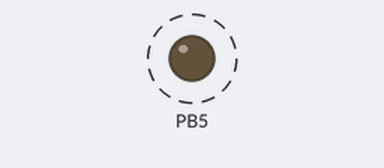
Bench run of a sketch on a simulated ATtiny85, built with avr-gcc and run on an emulated ATtiny85. On the bench: output pins drawn as LEDs (lit = HIGH). Dashed ring = blinking.

Above: at 0.5 s.
Timing chart, 0 to 4.7 s (numbered marks = the images above):
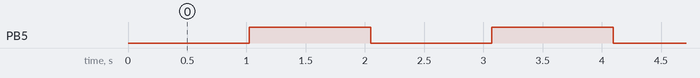

The sketch:

Listing_7.6.ino
```cpp
#include <avr/wdt.h>

void wdt_interrupts(uint8_t value) {

    // Save existing interrupt state.
    uint8_t oldSREG = SREG;

    // Set the WDP3-WDP0 bits for the prescaler.
    uint8_t wdt_setting;
    value = (value > 9) ? 9 : value;
    wdt_setting = (value > 7) ? (1 << WDP3) : 0;
    wdt_setting |= (value & 7);


    // Disable interrupts and reset WDT.
    //noInterrupts();
    wdt_reset();

    // Clear WDT restarted flag.
    MCUSR &= ~(1 << WDRF);

    // Do the timed sequence next.
    #if defined WDTCSR
        // ATmega168/328/2560 etc
        WDTCSR |= ((1 << WDCE) | (1 << WDE));
        WDTCSR = (wdt_setting | (1 << WDIE));

    #elif defined WDTCR
        // ATtiny25/45/85 etc
        WDTCR |= ((1 << WDCE) | (1 << WDE));
        WDTCR = (wdt_setting | (1 << WDIE));
    #else
        #error "Unknown WDT Control Register on your AVR."
    #endif

    // Put interrupts back as they were previously.
    SREG = oldSREG;
}

void setup() {
    wdt_interrupts(WDTO_1S);
    DDRB |= (1 << PORTB5);
}


void loop() {
    while (true) ;
}


ISR(WDT_vect) {
    PINB |= (1 << PINB5);
}
```

Measured:
- by itself, PB5: alternates HIGH for 1.0 s and LOW for 1.0 s
